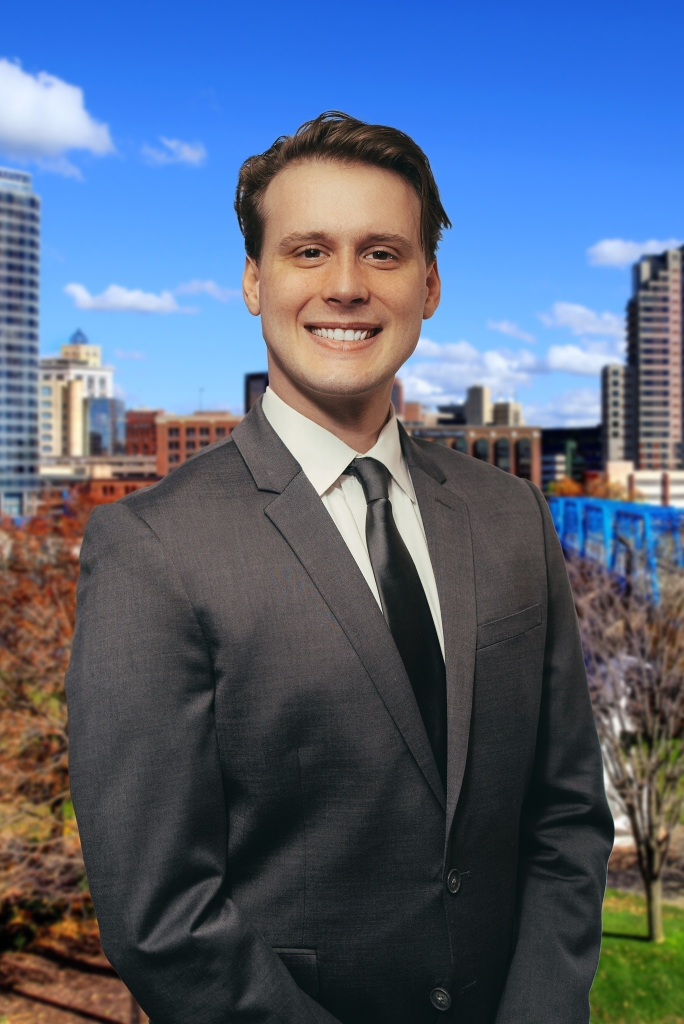
#> input picture 304477244_455789273261937_7338442656328875061_n.jpg, 1368 x 2048 px (shown at 1/2 size)
$ python script.py
#> lines starting #> are read from the running program, lines starting #| are printed output that depends on the picture; after the words box and inside, x2 and y2 are one past the last pixel; in counts of white or black regions, pixels touching at a corner belong together
import cv2

# scales images over and over
face_cascade = cv2.CascadeClassifier("haarcascade_frontalface_default.xml")

# store image as variable and then store a gray version of image in another variable
img = cv2.imread("304477244_455789273261937_7338442656328875061_n.jpg")
#> img is the input picture: shape (2048, 1368, 3); mean B, G, R 122.6, 98.6, 84.6
gray_img = cv2.cvtColor(img, cv2.COLOR_BGR2GRAY)
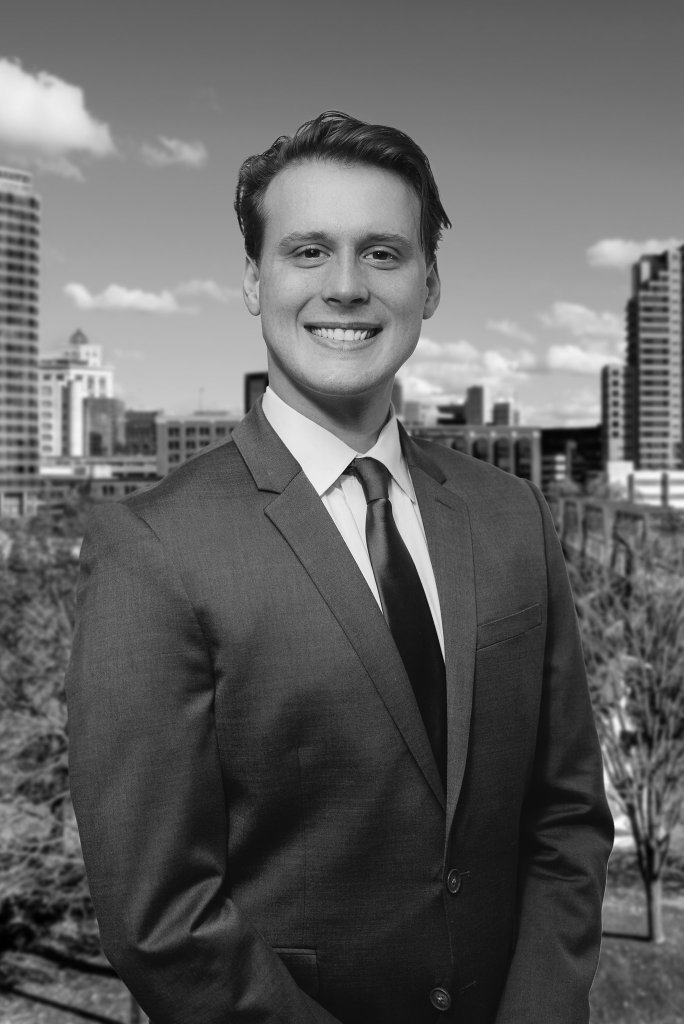
#> gray_img: shape (2048, 1368) (shown at 1/2 size); min 0, max 255, mean 97.1

# store facial detection code as variable
faces = face_cascade.detectMultiScale(gray_img,
scaleFactor = 1.1,
minNeighbors = 5)
#> faces = [[1085, 905, 55, 55], [101, 1611, 59, 59], [71, 832, 62, 62], [488, 345, 401, 401]]

# find corners of face and draw rectangle around it
for x, y, w, h in faces:
    img = cv2.rectangle(img, (x, y), (x + w, y + h), (0,255,0), 3)
#> this loop made 4 passes
#> pass 2, `img = cv2.rectangle(img, (x, y), (x + w, y + h), (0,255,0), 3)`:
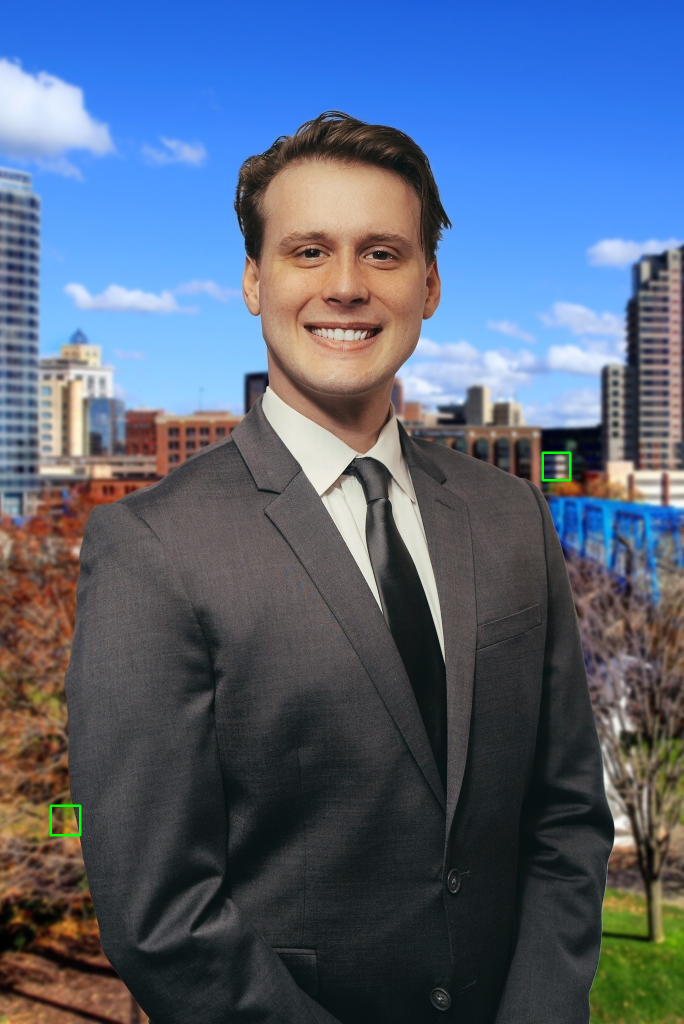
#> img: shape (2048, 1368, 3) (shown at 1/2 size); mean B, G, R 122.6, 98.7, 84.5
#> pass 3, `img = cv2.rectangle(img, (x, y), (x + w, y + h), (0,255,0), 3)`:
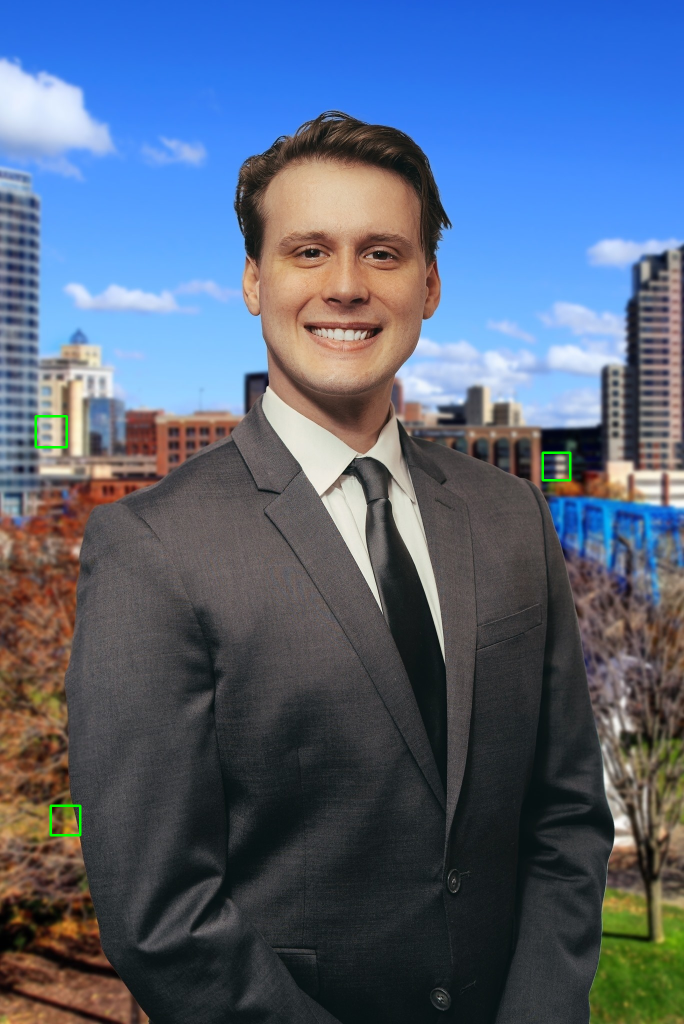
#> img: shape (2048, 1368, 3) (shown at 1/2 size); 0.04% of pixels changed, all inside (x1, y1, x2, y2) = (69, 830, 136, 897)
#> after the loop:
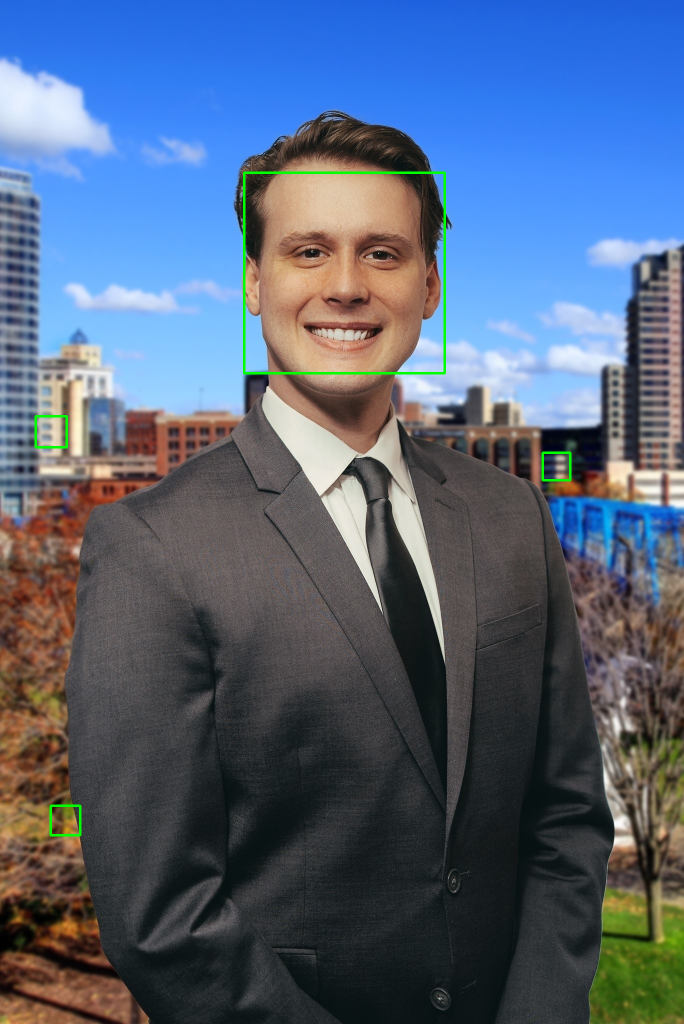
#> img: shape (2048, 1368, 3) (shown at 1/2 size); 0.29% of pixels changed, all inside (x1, y1, x2, y2) = (486, 343, 892, 749)

resized = cv2.resize(img, (int(img.shape[1]/2), int(img.shape[0]/2)))
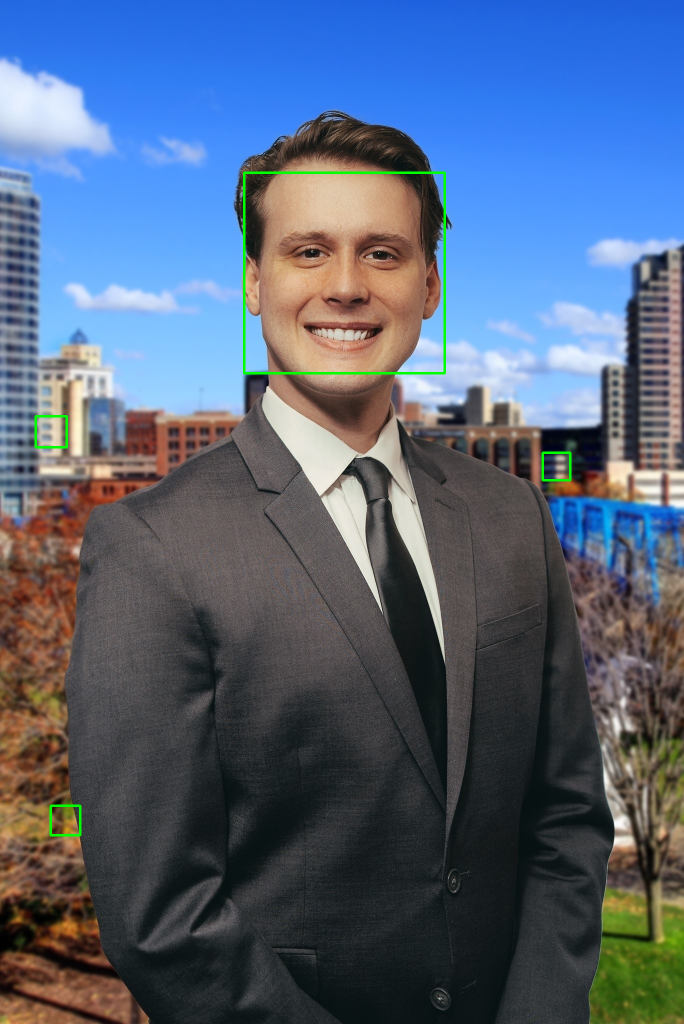
#> resized: shape (1024, 684, 3); mean B, G, R 122.2, 99.2, 84.2

cv2.imshow("Face Detected", resized)
cv2.waitKey(0)
cv2.destroyAllWindows()
